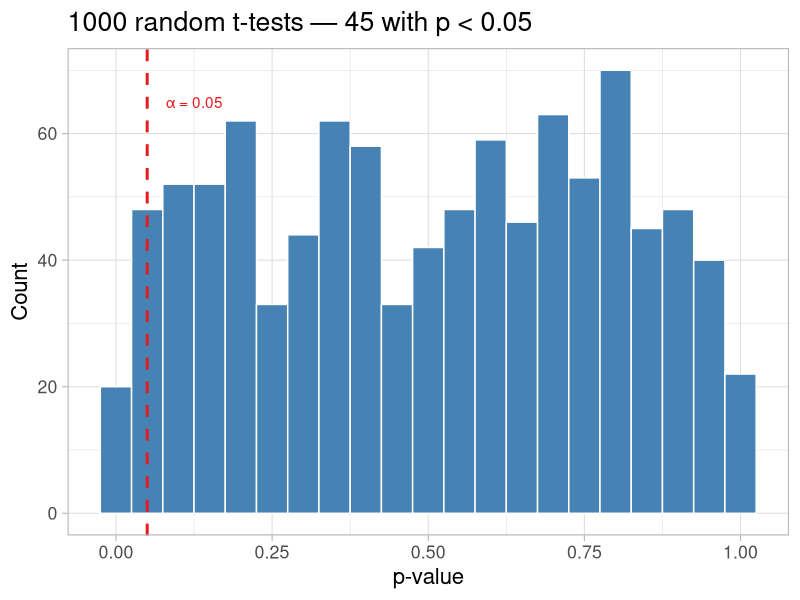
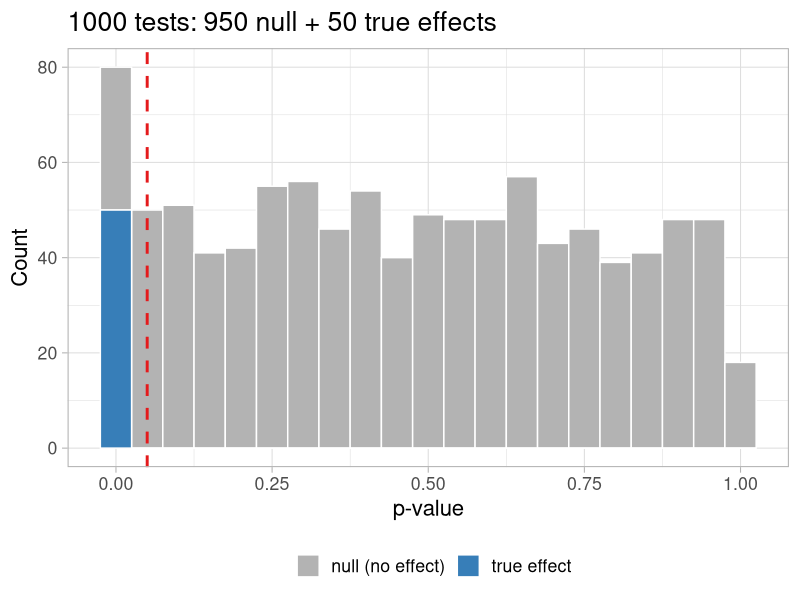
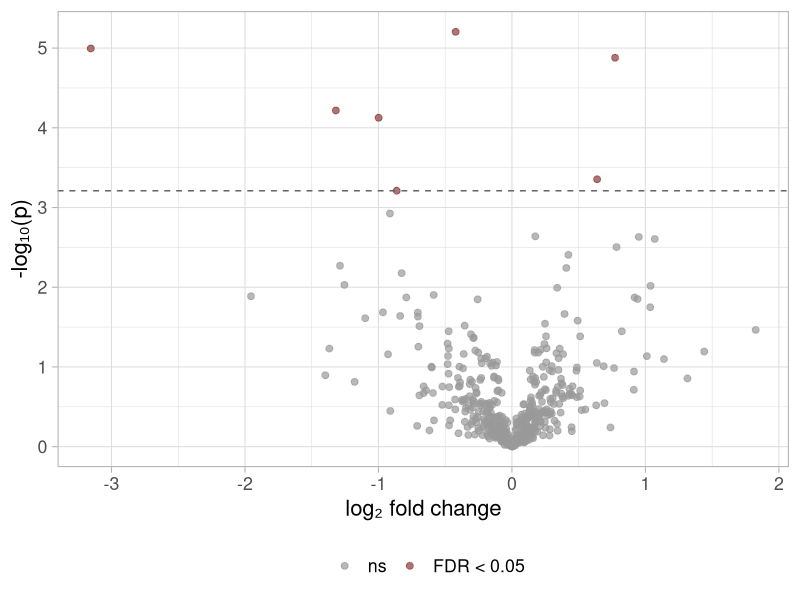
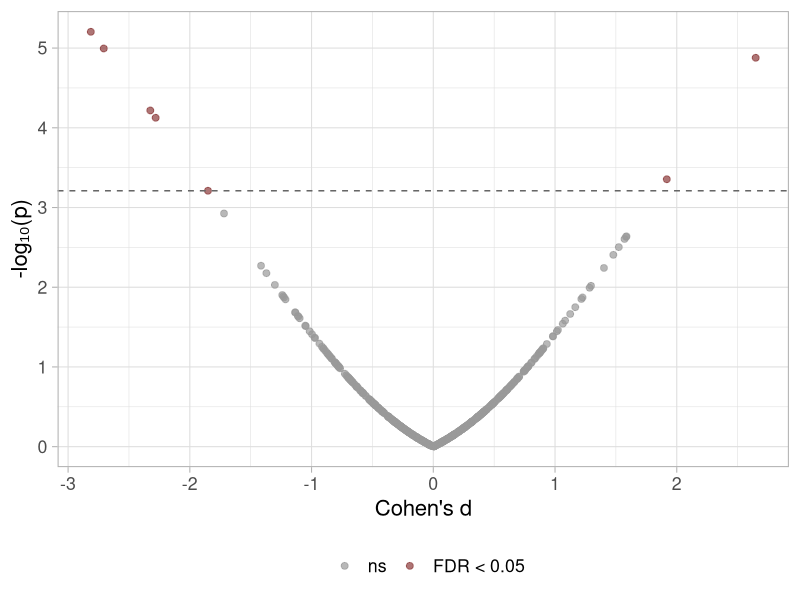
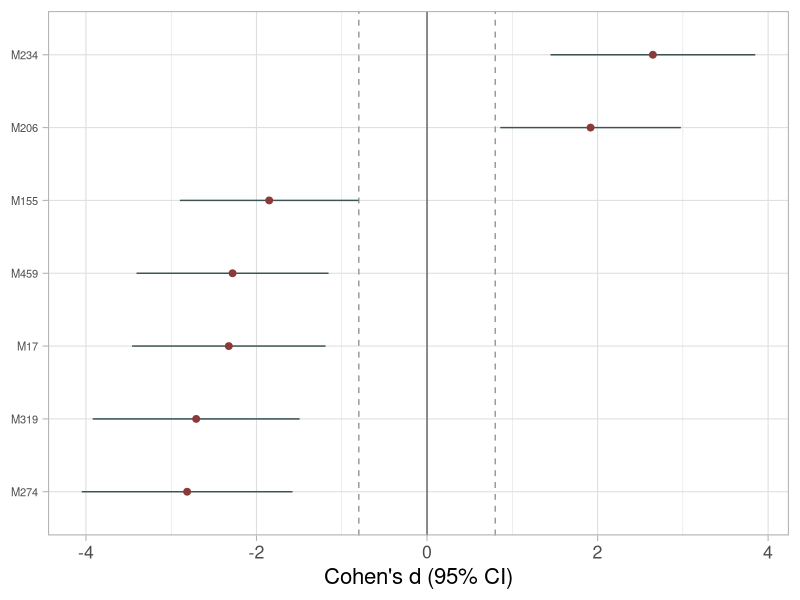

The R source for these figures, in order:
## ---- chunk 1
knitr::opts_chunk$set(echo = FALSE, warning = FALSE, message = FALSE)
library(knitr)
library(tidyverse)
## ---- chunk 2
set.seed(42)
n_vars <- 1000
n_samples <- 20

A <- matrix(rnorm(n_vars * n_samples), nrow = n_samples)
B <- matrix(rnorm(n_vars * n_samples), nrow = n_samples)

pvals <- sapply(1:n_vars, function(i) t.test(A[, i], B[, i])$p.value)

tibble(p = pvals) %>%
  ggplot(aes(x = p)) +
  geom_histogram(binwidth = 0.05, fill = "steelblue", colour = "white") +
  geom_vline(xintercept = 0.05, colour = "#e41a1c", linetype = "dashed", linewidth = 1) +
  annotate("text", x = 0.08, y = 65, label = "α = 0.05", colour = "#e41a1c", hjust = 0) +
  labs(x = "p-value", y = "Count",
       title = paste0("1000 random t-tests — ", sum(pvals < 0.05), " with p < 0.05")) +
  theme_light(base_size = 16)
## ---- chunk 3
set.seed(99)
n_null_h   <- 950   # variables with no effect
n_signal_h <- 50    # variables with a true effect
n_samp_h   <- 20

pv_null   <- sapply(1:n_null_h, function(i)
  t.test(rnorm(n_samp_h), rnorm(n_samp_h))$p.value)

pv_signal <- sapply(1:n_signal_h, function(i)
  t.test(rnorm(n_samp_h, mean = 0), rnorm(n_samp_h, mean = 1.8))$p.value)

tibble(p     = c(pv_null, pv_signal),
       origin = c(rep("null (no effect)", n_null_h),
                  rep("true effect", n_signal_h))) %>%
  ggplot(aes(x = p, fill = origin)) +
  geom_histogram(binwidth = 0.05, colour = "white", position = "stack") +
  geom_vline(xintercept = 0.05, colour = "#e41a1c", linetype = "dashed", linewidth = 1) +
  scale_fill_manual(values = c("null (no effect)" = "grey70", "true effect" = "#377eb8"),
                    name = "") +
  labs(x = "p-value", y = "Count",
       title = "1000 tests: 950 null + 50 true effects") +
  theme_light(base_size = 16) +
  theme(legend.position = "bottom")
## ---- chunk 4
## simulated metabolomics experiment: 500 metabolites (log2 scale), 10 vs 10 samples,
## each metabolite with its own variability, 40 of them truly different
set.seed(123)
n_feat <- 500
n_grp  <- 10
sds    <- rlnorm(n_feat, log(0.5), 0.6)
shift  <- rep(0, n_feat)
sig_idx <- sample(n_feat, 40)
shift[sig_idx] <- sample(c(-1, 1), 40, replace = TRUE) * runif(40, 0.5, 2) * sds[sig_idx]

volcano <- map_dfr(1:n_feat, \(i) {
  a <- rnorm(n_grp, 10 + shift[i], sds[i])
  b <- rnorm(n_grp, 10, sds[i])
  sp <- sqrt((var(a) + var(b)) / 2)
  tibble(id = i,
         lfc = mean(a) - mean(b),                 ## log2 fold change
         d   = (mean(a) - mean(b)) / sp,          ## Cohen's d
         p   = t.test(a, b, var.equal = TRUE)$p.value)
}) |>
  mutate(q = p.adjust(p, method = "BH"),
         d_se = sqrt(2 / n_grp + d^2 / (4 * n_grp)),
         significant = q < 0.05)

p_thr <- max(volcano$p[volcano$significant])
## ---- chunk 5
volcano |>
  ggplot(aes(x = lfc, y = -log10(p), colour = significant)) +
  geom_point(alpha = 0.7, size = 2) +
  geom_hline(yintercept = -log10(p_thr), linetype = "dashed", colour = "grey40") +
  scale_colour_manual(values = c(`TRUE` = "#8B3A3A", `FALSE` = "grey60"),
                      labels = c(`TRUE` = "FDR < 0.05", `FALSE` = "ns"), name = "") +
  labs(x = "log₂ fold change", y = "-log₁₀(p)") +
  theme_light(base_size = 16) +
  theme(legend.position = "bottom")
## ---- chunk 6
volcano |>
  ggplot(aes(x = d, y = -log10(p), colour = significant)) +
  geom_point(alpha = 0.7, size = 2) +
  geom_hline(yintercept = -log10(p_thr), linetype = "dashed", colour = "grey40") +
  scale_colour_manual(values = c(`TRUE` = "#8B3A3A", `FALSE` = "grey60"),
                      labels = c(`TRUE` = "FDR < 0.05", `FALSE` = "ns"), name = "") +
  labs(x = "Cohen's d", y = "-log₁₀(p)") +
  theme_light(base_size = 16) +
  theme(legend.position = "bottom")
## ---- chunk 7
volcano |>
  filter(significant) |>
  mutate(id = fct_reorder(paste0("M", id), d)) |>
  ggplot(aes(x = d, y = id)) +
  geom_vline(xintercept = 0, colour = "grey40") +
  geom_vline(xintercept = c(-0.8, 0.8), linetype = "dashed", colour = "grey60") +
  geom_errorbarh(aes(xmin = d - 1.96 * d_se, xmax = d + 1.96 * d_se),
                 height = 0, colour = "#3C5454") +
  geom_point(colour = "#8B3A3A", size = 2) +
  labs(x = "Cohen's d (95% CI)", y = NULL) +
  theme_light(base_size = 16) +
  theme(axis.text.y = element_text(size = 8))
